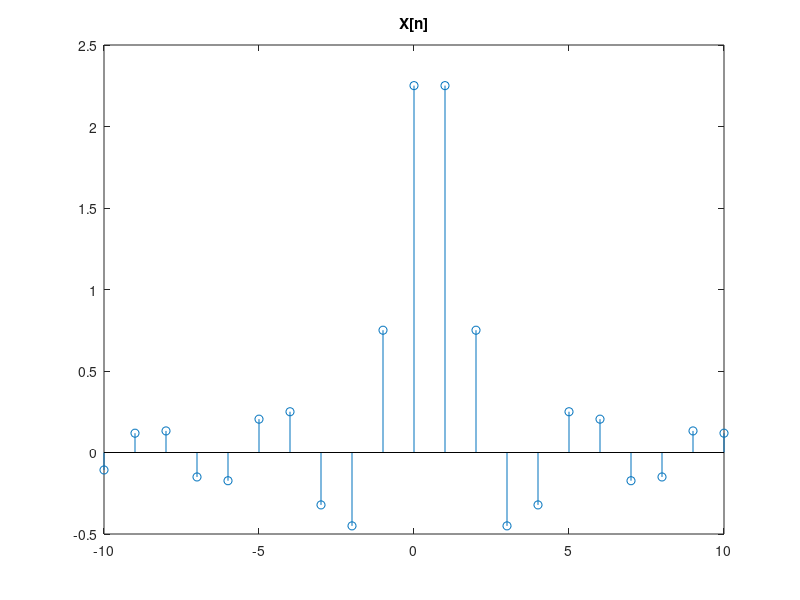

This chart was generated by the following MATLAB code:
clc;clear all;

n1 = linspace(-10, 10, 21);
n=-10: 1: 10;
xn = 5/2*sinc((n1-0.5)/2);

 
stem(n1, xn); title('X[n]');
%plot(n, xn); title('X[n]');